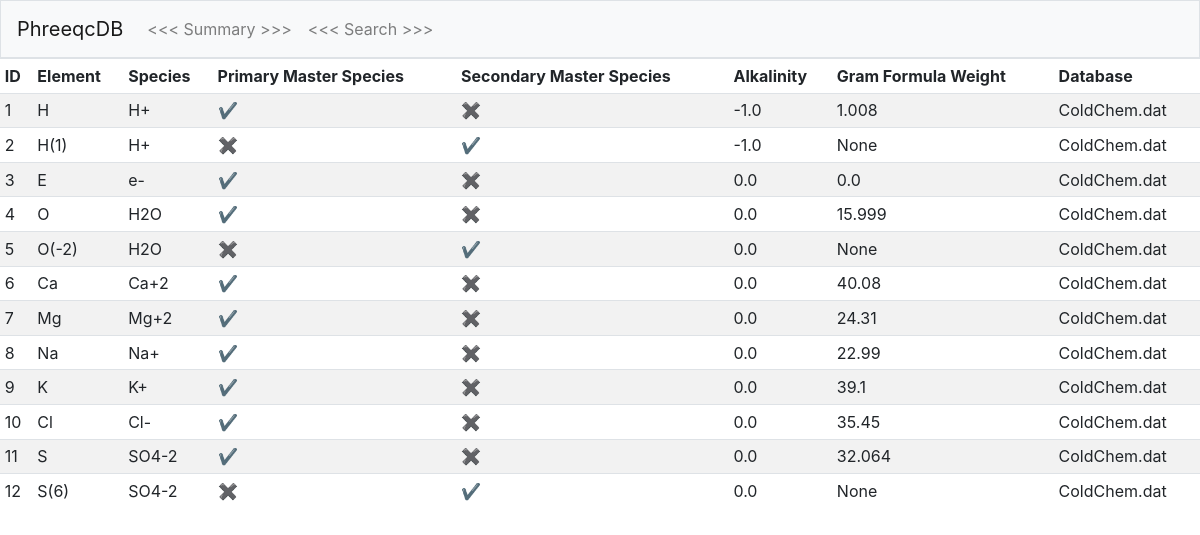
/details?id=1&type=solution_master_species, run on the app's committed database.
### tables this page shows
CREATE TABLE solution_master_species (id INTEGER, element TEXT NOT NULL, master_species TEXT, primary_master_species INTEGER DEFAULT 0, secondary_master_species INTEGER DEFAULT 0, alkalinity REAL, gfw_formula TEXT, element_gfw REAL, db_id INTEGER, PRIMARY KEY(id), FOREIGN KEY(db_id) REFERENCES db_meta(id) ON DELETE CASCADE);

CREATE TABLE db_meta (id INTEGER, name TEXT NOT NULL, solution_master_species INTEGER, solution_species INTEGER, phases INTEGER, PRIMARY KEY(id));

### application.py (the view, shortened to what this page needs)
@app.route("/details")
def details():
    db_id = flask.request.args.get("id")
    search_type = flask.request.args.get("type")
    if search_type == "solution_master_species":
        results = db.execute(
            "SELECT solution_master_species.id AS ID, element AS Element, master_species AS Species, primary_master_species AS 'Primary Master Species', secondary_master_species AS 'Secondary Master Species', alkalinity AS Alkalinity, element_gfw AS 'Gram Formula Weight', db_meta.name AS Database FROM solution_master_species JOIN db_meta ON solution_master_species.db_id = db_meta.id WHERE db_id = ?", db_id)
    elif search_type == "phases":
        results = db.execute(
                    "SELECT phases.id AS ID, phases.name AS Name, defined_phase AS Formula, equation AS Equation, log_k AS 'log K', delta_h AS 'ΔH', delta_h_units AS '(units)', db_meta.name AS Database FROM phases JOIN db_meta ON phases.db_id = db_meta.id WHERE db_id = ?", db_id)
    if search_type == "solution_master_species" or search_type == "solution_species":
        for i in range(len(results)):
            for old, new in [("0", "\u2716"), ("1", "\u2714")]:
                results[i]["Primary Master Species"] = str(results[i]["Primary Master Species"]).replace(old, new)
                results[i]["Secondary Master Species"] = str(results[i]["Secondary Master Species"]).replace(old, new)
    return flask.render_template("results.html", results=results)

### templates/results.html
{% extends "layout.html" %}
{% block main %}
<div>
    <table class="table table-hover table-sm table-striped">
        <thead>
            {% for key in results[0] %}
                <td>{{ key }}</td>
            {% endfor %}
        </thead>
        <tbody>
            {% for result in results %}
                <tr>
                    {% for key, value in result.items() %}
                        <td>{{ value }}</td>
                    {% endfor %}
                </tr>
            {% endfor %}
        </tbody>
    </table>
</div>
{% endblock %}

### static/styles.css (style rules this page uses)
thead { font-weight: bold; }

### data on the page
solution_master_species: result "1" "H" "✔" "✖", master_species "H+", alkalinity "-1.0", element_gfw "1.008", name "ColdChem.dat"
solution_master_species: result "2" "✖" "✔" "None", element "H(1)", master_species "H+", alkalinity "-1.0", name "ColdChem.dat"
solution_master_species: result "3" "E" "✔" "✖", master_species "e-", alkalinity "0.0", element_gfw "0.0", name "ColdChem.dat"
solution_master_species: result "4" "O" "✔" "✖", master_species "H2O", alkalinity "0.0", element_gfw "15.999", name "ColdChem.dat"
solution_master_species: result "5" "✖" "✔" "None", element "O(-2)", master_species "H2O", alkalinity "0.0", name "ColdChem.dat"
solution_master_species: result "6" "✔" "✖", element "Ca", master_species "Ca+2", alkalinity "0.0", element_gfw "40.08", name "ColdChem.dat"
solution_master_species: result "7" "✔" "✖", element "Mg", master_species "Mg+2", alkalinity "0.0", element_gfw "24.31", name "ColdChem.dat"
solution_master_species: result "8" "✔" "✖", element "Na", master_species "Na+", alkalinity "0.0", element_gfw "22.99", name "ColdChem.dat"
solution_master_species: result "9" "K" "✔" "✖", master_species "K+", alkalinity "0.0", element_gfw "39.1", name "ColdChem.dat"
solution_master_species: result "10" "✔" "✖", element "Cl", master_species "Cl-", alkalinity "0.0", element_gfw "35.45", name "ColdChem.dat"
solution_master_species: result "11" "S" "✔" "✖", master_species "SO4-2", alkalinity "0.0", element_gfw "32.064", name "ColdChem.dat"
solution_master_species: result "12" "✖" "✔" "None", element "S(6)", master_species "SO4-2", alkalinity "0.0", name "ColdChem.dat"

### other printed values
{{ key }} "ID" "Element" "Species" "Primary Master Species" "Secondary Master Species" "Alkalinity" "Gram Formula Weight" "Database"
